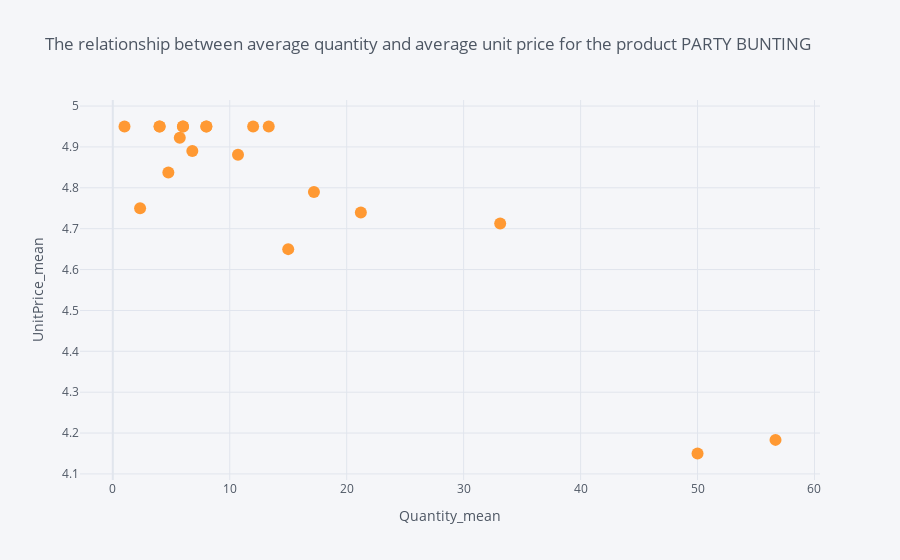

Notebook code cell kept with this figure:
### Code cell
scatter = data[['Quantity', 'UnitPrice', 'Country']][data['Description'] == 'PARTY BUNTING']
scatter.groupby("Country")["Quantity","UnitPrice"].mean().sort_values(ascending=True, by="Quantity").iplot(kind="scatter",x="Quantity", y= "UnitPrice",xTitle="Quantity_mean", mode="markers", yTitle="UnitPrice_mean", title='The relationship between average quantity and average unit price for the product PARTY BUNTING')

### Figure 1 — Plotly figure (JSON) as saved in the notebook; plotly's stock layout.template omitted (floating-point values rounded to 4 significant figures)
{"data": [{"line": {"color": "rgba(255, 153, 51, 1.0)", "dash": "solid", "shape": "linear", "width": 1.3}, "marker": {"size": 12, "symbol": "circle"}, "mode": "markers", "name": "UnitPrice", "text": "", "type": "scatter", "x": [1, 2.333, 4, 4, 4.75, 5.727, 6, 6, 6.8, 8, 8, 10.71, 12, 13.33, 15, 17.2, 21.21, 33.12, 50, 56.67], "y": [4.95, 4.75, 4.95, 4.95, 4.838, 4.923, 4.95, 4.95, 4.89, 4.95, 4.95, 4.881, 4.95, 4.95, 4.65, 4.79, 4.739, 4.713, 4.15, 4.183]}], "layout": {"legend": {"bgcolor": "#F5F6F9", "font": {"color": "#4D5663"}}, "paper_bgcolor": "#F5F6F9", "plot_bgcolor": "#F5F6F9", "title": {"font": {"color": "#4D5663"}, "text": "The relationship between average quantity and average unit price for the product PARTY BUNTING"}, "xaxis": {"gridcolor": "#E1E5ED", "showgrid": true, "tickfont": {"color": "#4D5663"}, "title": {"font": {"color": "#4D5663"}, "text": "Quantity_mean"}, "zerolinecolor": "#E1E5ED"}, "yaxis": {"gridcolor": "#E1E5ED", "showgrid": true, "tickfont": {"color": "#4D5663"}, "title": {"font": {"color": "#4D5663"}, "text": "UnitPrice_mean"}, "zerolinecolor": "#E1E5ED"}}}
